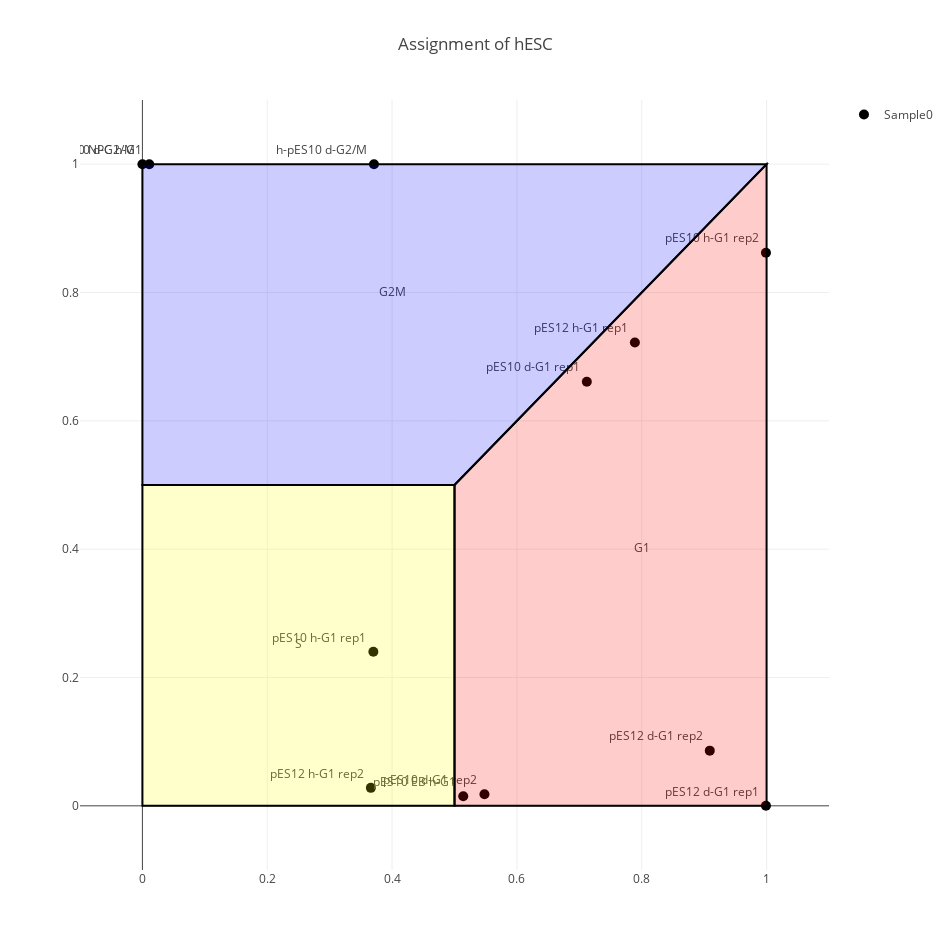

Notebook code for this chart:
### Code cell
iplot(plot)

### Figure 1 — Plotly figure (JSON) as saved in the notebook; plotly's stock layout.template omitted (floating-point values rounded to 4 significant figures)
{"data": [{"marker": {"color": "black", "size": 10, "symbol": "circle"}, "mode": "markers+text", "name": "Sample0", "text": [" pES10 h-G1 rep1", " pES10 h-G1 rep2", " pES10 d-G1 rep1", " pES10 d-G1 rep2", " h-pES10 d-G2/M", " d-pES10 d-G2/M", " pES12 h-G1 rep1", " pES12 h-G1 rep2", " pES12 d-G1 rep1", " pES12 d-G1 rep2", " pES10 NPC h-G1", " pES10 EB h-G1", " pES10 EB d-G1"], "textfont": {"size": 12}, "textposition": "top left", "type": "scatter", "x": [0.37, 0.999, 0.712, 0.548, 0.371, 0, 0.789, 0.366, 0.999, 0.909, 0.011, 0.514], "y": [0.24, 0.862, 0.661, 0.018, 1, 1, 0.722, 0.028, 0, 0.086, 1, 0.015]}, {"hoverinfo": "none", "mode": "text", "showlegend": false, "text": ["G1", "G2M", "S"], "type": "scatter", "x": [0.8, 0.4, 0.25], "y": [0.4, 0.8, 0.25]}], "layout": {"height": 950, "shapes": [{"fillcolor": "rgba(255,0,0,0.2)", "path": " M 0.5,0 L1,0 L1,1 L0.5,0.5 Z", "type": "path"}, {"fillcolor": "rgba(255,255,0,0.2)", "path": " M 0,0 L0.5,0 L0.5,0.5 L0,0.5 Z", "type": "path"}, {"fillcolor": "rgba(0,0,255,0.2)", "path": " M 0,0.5 L0,1 L1,1 L0.5,0.5 Z", "type": "path"}], "title": "Assignment of hESC", "width": 950, "xaxis": {"range": [-0.1, 1.1]}, "yaxis": {"range": [-0.1, 1.1]}}}
